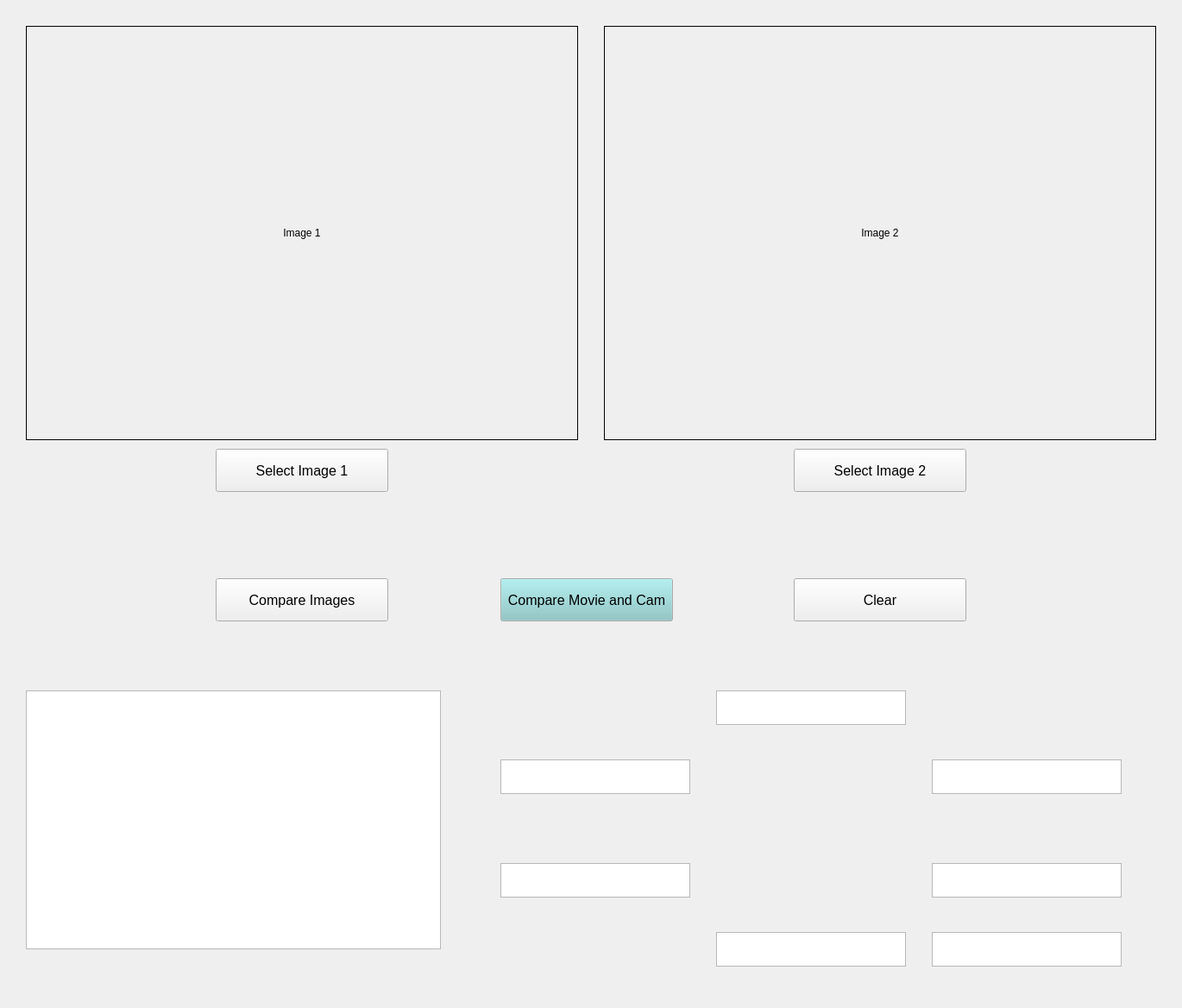
<?xml version="1.0" encoding="UTF-8"?>
<ui version="4.0">
 <class>PoseSimilarityWindow</class>
 <widget class="QWidget" name="PoseSimilarityWindow">
  <property name="geometry">
   <rect>
    <x>0</x>
    <y>0</y>
    <width>1370</width>
    <height>1168</height>
   </rect>
  </property>
  <property name="windowTitle">
   <string>Pose Similarity</string>
  </property>
  <widget class="QPushButton" name="btn_compare_images">
   <property name="geometry">
    <rect>
     <x>250</x>
     <y>670</y>
     <width>200</width>
     <height>50</height>
    </rect>
   </property>
   <property name="font">
    <font>
     <family>Arial</family>
     <pointsize>12</pointsize>
     <weight>50</weight>
     <bold>false</bold>
     <kerning>true</kerning>
    </font>
   </property>
   <property name="text">
    <string>Compare Images</string>
   </property>
  </widget>
  <widget class="QPushButton" name="btn_compare_movie_cam">
   <property name="geometry">
    <rect>
     <x>580</x>
     <y>670</y>
     <width>200</width>
     <height>50</height>
    </rect>
   </property>
   <property name="palette">
    <palette>
     <active>
      <colorrole role="Button">
       <brush brushstyle="SolidPattern">
        <color alpha="255">
         <red>0</red>
         <green>154</green>
         <blue>231</blue>
        </color>
       </brush>
      </colorrole>
     </active>
     <inactive>
      <colorrole role="Button">
       <brush brushstyle="SolidPattern">
        <color alpha="255">
         <red>133</red>
         <green>199</green>
         <blue>199</blue>
        </color>
       </brush>
      </colorrole>
     </inactive>
     <disabled>
      <colorrole role="Button">
       <brush brushstyle="SolidPattern">
        <color alpha="255">
         <red>154</red>
         <green>154</green>
         <blue>154</blue>
        </color>
       </brush>
      </colorrole>
     </disabled>
    </palette>
   </property>
   <property name="font">
    <font>
     <family>Arial</family>
     <pointsize>12</pointsize>
     <weight>50</weight>
     <bold>false</bold>
     <kerning>true</kerning>
    </font>
   </property>
   <property name="autoFillBackground">
    <bool>false</bool>
   </property>
   <property name="text">
    <string>Compare Movie and Cam</string>
   </property>
  </widget>
  <widget class="QLabel" name="img_01">
   <property name="geometry">
    <rect>
     <x>30</x>
     <y>30</y>
     <width>640</width>
     <height>480</height>
    </rect>
   </property>
   <property name="autoFillBackground">
    <bool>true</bool>
   </property>
   <property name="frameShape">
    <enum>QFrame::Panel</enum>
   </property>
   <property name="text">
    <string>Image 1</string>
   </property>
   <property name="scaledContents">
    <bool>true</bool>
   </property>
   <property name="alignment">
    <set>Qt::AlignCenter</set>
   </property>
  </widget>
  <widget class="QLabel" name="img_02">
   <property name="geometry">
    <rect>
     <x>700</x>
     <y>30</y>
     <width>640</width>
     <height>480</height>
    </rect>
   </property>
   <property name="autoFillBackground">
    <bool>true</bool>
   </property>
   <property name="frameShape">
    <enum>QFrame::Panel</enum>
   </property>
   <property name="text">
    <string>Image 2</string>
   </property>
   <property name="scaledContents">
    <bool>true</bool>
   </property>
   <property name="alignment">
    <set>Qt::AlignCenter</set>
   </property>
  </widget>
  <widget class="QTextEdit" name="text_log">
   <property name="enabled">
    <bool>true</bool>
   </property>
   <property name="geometry">
    <rect>
     <x>30</x>
     <y>800</y>
     <width>481</width>
     <height>300</height>
    </rect>
   </property>
   <property name="font">
    <font>
     <family>Arial</family>
     <pointsize>14</pointsize>
     <weight>75</weight>
     <bold>true</bold>
    </font>
   </property>
   <property name="autoFillBackground">
    <bool>true</bool>
   </property>
   <property name="documentTitle">
    <string extracomment="로그가 출력되는 곳입니다..."/>
   </property>
   <property name="readOnly">
    <bool>true</bool>
   </property>
   <property name="placeholderText">
    <string extracomment="로그가 출력되는 곳입니다..."/>
   </property>
  </widget>
  <widget class="QPushButton" name="btn_clear_cam">
   <property name="geometry">
    <rect>
     <x>920</x>
     <y>670</y>
     <width>200</width>
     <height>50</height>
    </rect>
   </property>
   <property name="font">
    <font>
     <family>Arial</family>
     <pointsize>12</pointsize>
     <weight>50</weight>
     <bold>false</bold>
     <kerning>true</kerning>
    </font>
   </property>
   <property name="text">
    <string>Clear</string>
   </property>
  </widget>
  <widget class="QTextEdit" name="text_Head">
   <property name="geometry">
    <rect>
     <x>830</x>
     <y>800</y>
     <width>220</width>
     <height>40</height>
    </rect>
   </property>
   <property name="font">
    <font>
     <family>Arial</family>
     <pointsize>14</pointsize>
    </font>
   </property>
   <property name="acceptDrops">
    <bool>false</bool>
   </property>
   <property name="documentTitle">
    <string notr="true"/>
   </property>
   <property name="readOnly">
    <bool>true</bool>
   </property>
   <property name="placeholderText">
    <string notr="true"/>
   </property>
  </widget>
  <widget class="QTextEdit" name="text_LeftArm">
   <property name="geometry">
    <rect>
     <x>580</x>
     <y>880</y>
     <width>220</width>
     <height>40</height>
    </rect>
   </property>
   <property name="font">
    <font>
     <family>Arial</family>
     <pointsize>14</pointsize>
    </font>
   </property>
   <property name="acceptDrops">
    <bool>false</bool>
   </property>
   <property name="documentTitle">
    <string notr="true"/>
   </property>
   <property name="readOnly">
    <bool>true</bool>
   </property>
   <property name="placeholderText">
    <string notr="true"/>
   </property>
  </widget>
  <widget class="QTextEdit" name="text_LeftLeg">
   <property name="geometry">
    <rect>
     <x>580</x>
     <y>1000</y>
     <width>220</width>
     <height>40</height>
    </rect>
   </property>
   <property name="font">
    <font>
     <family>Arial</family>
     <pointsize>14</pointsize>
    </font>
   </property>
   <property name="acceptDrops">
    <bool>false</bool>
   </property>
   <property name="documentTitle">
    <string notr="true"/>
   </property>
   <property name="readOnly">
    <bool>true</bool>
   </property>
   <property name="placeholderText">
    <string notr="true"/>
   </property>
  </widget>
  <widget class="QTextEdit" name="text_RightArm">
   <property name="geometry">
    <rect>
     <x>1080</x>
     <y>880</y>
     <width>220</width>
     <height>40</height>
    </rect>
   </property>
   <property name="font">
    <font>
     <family>Arial</family>
     <pointsize>14</pointsize>
    </font>
   </property>
   <property name="acceptDrops">
    <bool>false</bool>
   </property>
   <property name="documentTitle">
    <string notr="true"/>
   </property>
   <property name="readOnly">
    <bool>true</bool>
   </property>
   <property name="placeholderText">
    <string notr="true"/>
   </property>
  </widget>
  <widget class="QTextEdit" name="text_RightLeg">
   <property name="geometry">
    <rect>
     <x>1080</x>
     <y>1000</y>
     <width>220</width>
     <height>40</height>
    </rect>
   </property>
   <property name="font">
    <font>
     <family>Arial</family>
     <pointsize>14</pointsize>
    </font>
   </property>
   <property name="acceptDrops">
    <bool>false</bool>
   </property>
   <property name="documentTitle">
    <string notr="true"/>
   </property>
   <property name="readOnly">
    <bool>true</bool>
   </property>
   <property name="placeholderText">
    <string notr="true"/>
   </property>
  </widget>
  <widget class="QTextEdit" name="text_Body">
   <property name="geometry">
    <rect>
     <x>830</x>
     <y>1080</y>
     <width>220</width>
     <height>40</height>
    </rect>
   </property>
   <property name="font">
    <font>
     <family>Arial</family>
     <pointsize>14</pointsize>
    </font>
   </property>
   <property name="acceptDrops">
    <bool>false</bool>
   </property>
   <property name="documentTitle">
    <string notr="true"/>
   </property>
   <property name="readOnly">
    <bool>true</bool>
   </property>
   <property name="placeholderText">
    <string notr="true"/>
   </property>
  </widget>
  <widget class="QTextEdit" name="text_Mean">
   <property name="geometry">
    <rect>
     <x>1080</x>
     <y>1080</y>
     <width>220</width>
     <height>40</height>
    </rect>
   </property>
   <property name="font">
    <font>
     <family>Arial</family>
     <pointsize>14</pointsize>
    </font>
   </property>
   <property name="acceptDrops">
    <bool>false</bool>
   </property>
   <property name="documentTitle">
    <string notr="true"/>
   </property>
   <property name="readOnly">
    <bool>true</bool>
   </property>
   <property name="placeholderText">
    <string notr="true"/>
   </property>
  </widget>
  <widget class="QLabel" name="img_Human">
   <property name="enabled">
    <bool>false</bool>
   </property>
   <property name="geometry">
    <rect>
     <x>890</x>
     <y>870</y>
     <width>101</width>
     <height>181</height>
    </rect>
   </property>
   <property name="text">
    <string/>
   </property>
   <property name="pixmap">
    <pixmap>images/Icon_Human.png</pixmap>
   </property>
   <property name="scaledContents">
    <bool>true</bool>
   </property>
  </widget>
  <widget class="QPushButton" name="btn_select_img1">
   <property name="geometry">
    <rect>
     <x>250</x>
     <y>520</y>
     <width>200</width>
     <height>50</height>
    </rect>
   </property>
   <property name="font">
    <font>
     <family>Arial</family>
     <pointsize>12</pointsize>
     <weight>50</weight>
     <bold>false</bold>
     <kerning>true</kerning>
    </font>
   </property>
   <property name="text">
    <string>Select Image 1</string>
   </property>
  </widget>
  <widget class="QPushButton" name="btn_select_img2">
   <property name="geometry">
    <rect>
     <x>920</x>
     <y>520</y>
     <width>200</width>
     <height>50</height>
    </rect>
   </property>
   <property name="font">
    <font>
     <family>Arial</family>
     <pointsize>12</pointsize>
     <weight>50</weight>
     <bold>false</bold>
     <kerning>true</kerning>
    </font>
   </property>
   <property name="text">
    <string>Select Image 2</string>
   </property>
  </widget>
 </widget>
 <resources/>
 <connections/>
</ui>
